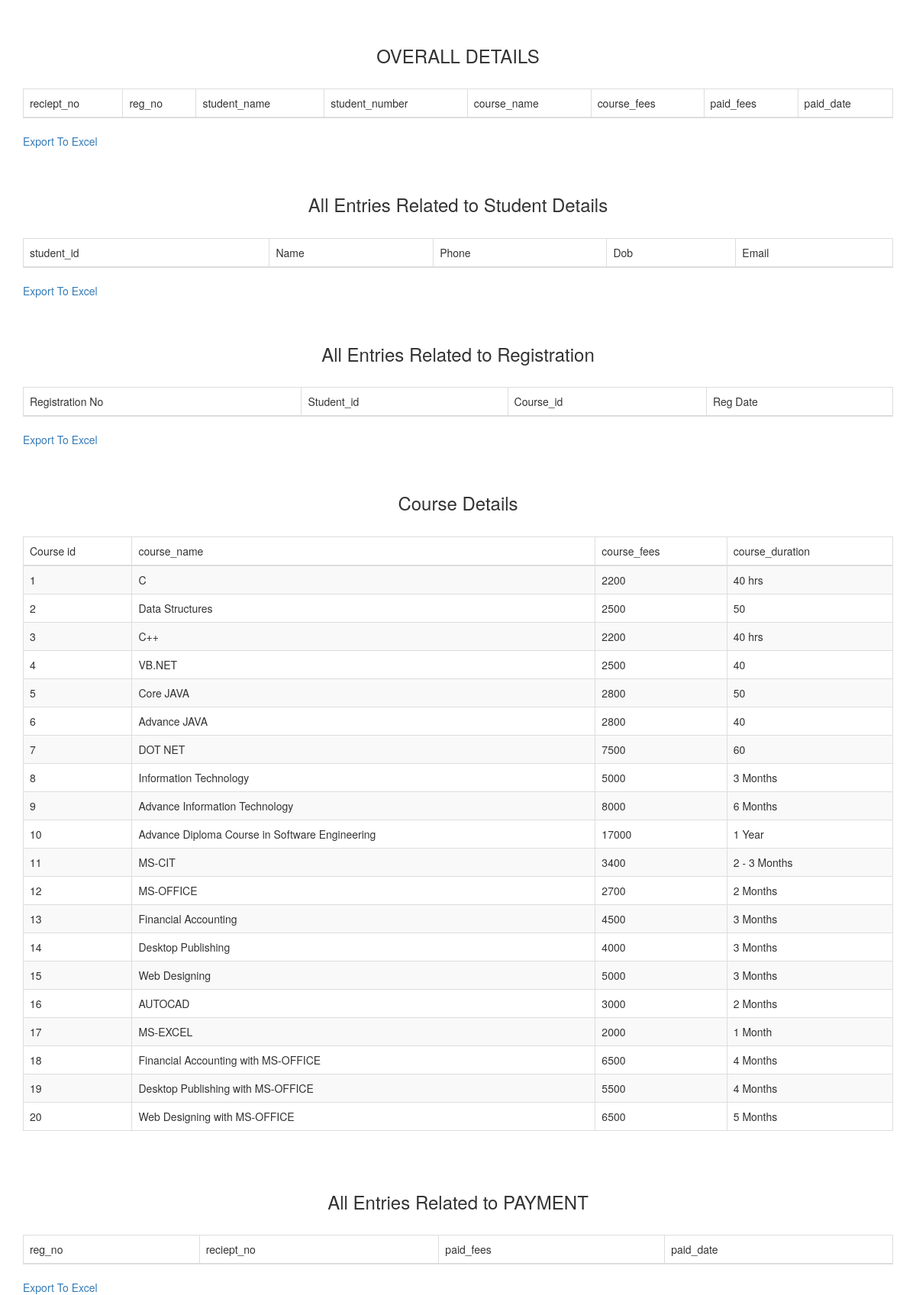
Screenshot of /GlobalInfotech/admin.php with the database file from the repository.
### tables this page shows
CREATE TABLE `course` (
  `course_id` int(10) NOT NULL,
  `course_name` varchar(256) NOT NULL,
  `course_fees` int(10) NOT NULL,
  `course_duration` varchar(256) NOT NULL
);

### GlobalInfotech/admin.php (the view, shortened to what this page needs)
<?php
 $connect = mysqli_connect("localhost", "root", "", "gi_register");
?>
 <!DOCTYPE html>
 <html>
      <head>
           <link rel="stylesheet" href="https://maxcdn.bootstrapcdn.com/bootstrap/3.3.6/css/bootstrap.min.css" />
           <link rel="stylesheet" href="https://cdn.datatables.net/1.10.12/css/dataTables.bootstrap.min.css" />
           <link rel="stylesheet" href="https://maxcdn.bootstrapcdn.com/bootstrap/3.3.7/css/bootstrap.min.css">
      </head>
      <body>
          <br /><br />
           <div class="container">
                <h3 align="center">OVERALL DETAILS</h3>
                <br />
                <div class="table-responsive">
                     <table id="overall_details" class="table table-striped table-bordered">
                          <thead>
                               <tr>
                                   <td>reciept_no</td>
                                    <td>reg_no</td>
                                    <td>student_name</td>
                                    <td>student_number</td>
                                    <td>course_name</td>
                                    <td>course_fees</td>
                                    <td>paid_fees</td>
                                    <td>paid_date</td>
				               </tr>
                          </thead>
                     </table>
                    <a href="export-overall.php">Export To Excel</a>
                </div>
           </div>
           <br /><br />
           <div class="container">
                <h3 align="center">All Entries Related to Student Details</h3>
                <br />
                <div class="table-responsive">
                     <table id="student_details" class="table table-striped table-bordered">
                          <thead>
                               <tr>
                                    <td>student_id</td>
                                    <td>Name</td>
                                    <td>Phone</td>
                                    <td>Dob</td>
                                    <td>Email</td>
				               </tr>
                          </thead>
                     </table>
                    <a href="export-book.php">Export To Excel</a>
                </div>
           </div>
          <br /><br />
           <div class="container">
                <h3 align="center">All Entries Related to Registration</h3>
                <br />
                <div class="table-responsive">
                     <table id="admission_details" class="table table-striped table-bordered">
                          <thead>
                               <tr>
                                    <td>Registration No</td>
                                    <td>Student_id</td>
                                    <td>Course_id</td>
                                    <td>Reg Date</td>
				               </tr>
                          </thead>
                     </table>
                    <a href="export-registration.php">Export To Excel</a>
                </div>
           </div>
          <?php
            $query3 = "SELECT * FROM `course`";
            $result3 = mysqli_query($connect, $query3);
          ?>
          <br /><br />
           <div class="container">
                <h3 align="center">Course Details</h3>
                <br />
                <div class="table-responsive">
                     <table id="course_details" class="table table-striped table-bordered">
                          <thead>
                               <tr>
                                    <td>Course id</td>
                                    <td>course_name</td>
                                    <td>course_fees</td>
                                    <td>course_duration</td>
				               </tr>
                          </thead>
                          <?php
                         if($result3)
                          while($row =  mysqli_fetch_array($result3))
                          {
                               echo '
                               <tr>
                                    <td>'.$row["course_id"].'</td>
                                    <td>'.$row["course_name"].'</td>
                                    <td>'.$row["course_fees"].'</td>
                                    <td>'.$row["course_duration"].'</td>
				               </tr>
                               ';
                          }
                          ?>
                     </table>
                </div>
           </div>
          <br /><br />
           <div class="container">
                <h3 align="center">All Entries Related to PAYMENT</h3>
                <br />
                <div class="table-responsive">
                     <table id="payment_details" class="table table-striped table-bordered">
                          <thead>
                               <tr>
                                    <td>reg_no</td>
                                    <td>reciept_no</td>
                                    <td>paid_fees</td>
                                    <td>paid_date</td>
				               </tr>
                          </thead>
                     </table>
                    <a href="export-payment.php">Export To Excel</a>
                </div>
           </div>
      </body>
 </html>

### rows the page displays
course: course_id "1", course_name "C", course_fees "2200", course_duration "40 hrs"
course: course_id "2", course_name "Data Structures", course_fees "2500", course_duration "50"
course: course_id "3", course_name "C++", course_fees "2200", course_duration "40 hrs"
course: course_id "4", course_name "VB.NET", course_fees "2500", course_duration "40"
course: course_id "5", course_name "Core JAVA", course_fees "2800", course_duration "50"
course: course_id "6", course_name "Advance JAVA", course_fees "2800", course_duration "40"
course: course_id "7", course_name "DOT NET", course_fees "7500", course_duration "60"
course: course_id "8", course_name "Information Technology", course_fees "5000", course_duration "3 Months"
course: course_id "9", course_name "Advance Information Technology", course_fees "8000", course_duration "6 Months"
course: course_id "10", course_name "Advance Diploma Course in Software Engineering", course_fees "17000", course_duration "1 Year"
course: course_id "11", course_name "MS-CIT", course_fees "3400", course_duration "2 - 3 Months"
course: course_id "12", course_name "MS-OFFICE", course_fees "2700", course_duration "2 Months"
course: course_id "13", course_name "Financial Accounting", course_fees "4500", course_duration "3 Months"
course: course_id "14", course_name "Desktop Publishing", course_fees "4000", course_duration "3 Months"
course: course_id "15", course_name "Web Designing", course_fees "5000", course_duration "3 Months"
course: course_id "16", course_name "AUTOCAD", course_fees "3000", course_duration "2 Months"
course: course_id "17", course_name "MS-EXCEL", course_fees "2000", course_duration "1 Month"
course: course_id "18", course_name "Financial Accounting with MS-OFFICE", course_fees "6500", course_duration "4 Months"
course: course_id "19", course_name "Desktop Publishing with MS-OFFICE", course_fees "5500", course_duration "4 Months"
course: course_id "20", course_name "Web Designing with MS-OFFICE", course_fees "6500", course_duration "5 Months"
